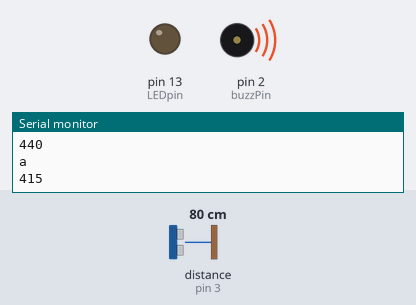
This sketch was run on a simulated Arduino Uno, built with avr-gcc and run on an emulated ATmega328P. Parts: output pins drawn as LEDs (lit = HIGH), buzzer (waves = sounding), the last lines printed to the serial monitor. Wiring (inferred from the names in the program): ultrasonic range finder: trigger pin 4; echo pin 3. Inputs (shaded band) come from the test bench; at power-on: distance to the obstacle (sensor on pin 3) 80 cm. The echo pulse lasts 58.3 µs per cm; pins used as bus, display or sensor lines are not drawn.

Above: at 1.65 s.
At 5.9 s:
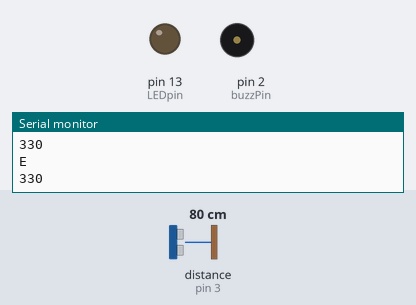
At 20.78 s:
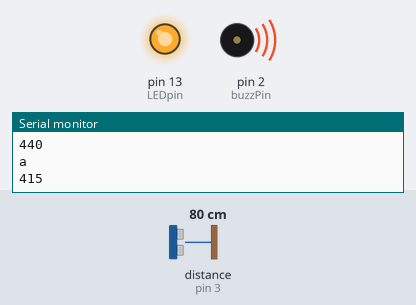
At 37.4 s:
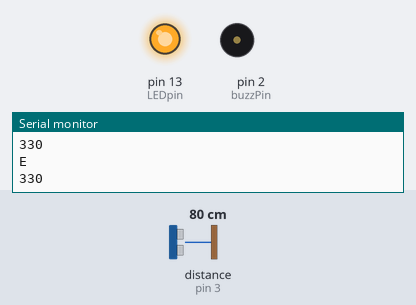
Timing chart, 0 to 38.9 s (numbered marks = the images above):
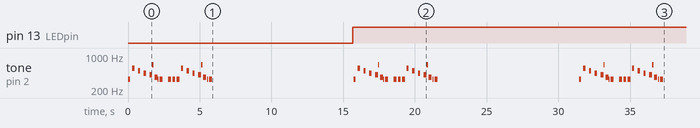

The sketch:

SocialDistanceCode.ino
```cpp
/* BTS Roll sensory device
 *  By: Kelsey Troeger Aliyah Nordstrom Luke Walker
 *
 *  Based on code from:
 *  Aubrey Walton
 *  University of West Florida 2020
 *  Based on coding from Mohd Sohail
 *  And
 *  "8 Bit Electronic Music Using a Vibrations From Piezo Buzzer" Instructable by JeanC117
 */

int trigPin = 4;
int echoPin = 3;
int buzzPin = 2;
int motorPin = 5;
int LEDpin = 13;

char notes[] = { 'E', 'd', 'B', 'A', 'a', 'F', 'H'};
//int freq[] = {165, 277, 247, 220, 208, 185, 329};
int freq[] = {330, 554, 494, 440, 415, 370, 659};
const int numNotes = 7;

void setup()
{
pinMode(trigPin, OUTPUT); //Negative side of Buzzer
pinMode(echoPin, INPUT); //Echopin on distance sensor
pinMode(buzzPin, OUTPUT); //Postive side of Buzzer
pinMode (LEDpin, OUTPUT); //LED on pin 13

Serial.begin(9600);
}

int songthatneverends(char note)
{
  for (int i=0; i<numNotes; ++i)
  {
    if(note == notes[i])
    {
      Serial.println(notes[i]);
      Serial.println(freq[i]);
      return freq[i];
    }
  }
  Serial.println("returning default");
  return 0;
}
void playsong()
{
 //Cause ah, ah, I'm in the stars tonight
tone(buzzPin, songthatneverends('E'), 150);
delay(300);
tone(buzzPin, songthatneverends('d'), 150);
delay(400);
tone(buzzPin, songthatneverends('B'), 150);
delay(400);
tone(buzzPin, songthatneverends('A'), 150);
delay(400);
tone(buzzPin, songthatneverends('a'), 200);
delay(200);
tone(buzzPin, songthatneverends('H'), 100);
delay(150);
tone(buzzPin, songthatneverends('F'), 200);
delay(200);
tone(buzzPin, songthatneverends('E'), 100);
delay(150);
tone(buzzPin, songthatneverends('E'), 200);
delay(600);

//So watch me bring the fire set the night alight
tone(buzzPin, songthatneverends('E'), 200);
delay(300);
tone(buzzPin, songthatneverends('E'), 200);
delay(300);
tone(buzzPin, songthatneverends('E'), 200);
delay(300);
tone(buzzPin, songthatneverends('d'), 150);
delay(400);
tone(buzzPin, songthatneverends('B'), 150);
delay(400);
tone(buzzPin, songthatneverends('A'), 150);
delay(400);
tone(buzzPin, songthatneverends('a'), 200);
delay(200);
tone(buzzPin, songthatneverends('H'), 100);
delay(150);
tone(buzzPin, songthatneverends('F'), 200);
delay(250);
tone(buzzPin, songthatneverends('E'), 100);
delay(150);
tone(buzzPin, songthatneverends('E'), 200);

}
void loop()
{

int duration, distance;

digitalWrite(trigPin, HIGH); //buzzer turns on
delay(1); //wait
digitalWrite(trigPin, LOW); //buzzer turns off

duration = pulseIn(echoPin, HIGH); //distance sensor on

distance = (duration/2) / 29.1; // ensure distance variable is set to 6 feet

if (distance <= 100 && distance >= 0) {

playsong();
delay(10000);
digitalWrite(LEDpin, HIGH); // if distance is greater than 6 feet, LED turns on
} else {

digitalWrite(buzzPin, LOW); //if distance is less than 6 feet, buzzer turns off
digitalWrite(LEDpin, LOW); // if distance is less than 6 feet, LED turns off
}

delay(60);


}
```

Measured:
- by itself, pin 13 (LEDpin): LOW → HIGH at 15.7 s
- by itself, tone on pin 2 (buzzPin): plays 330 Hz for 0.15 s, 554 Hz for 0.15 s, 494 Hz for 0.15 s, 440 Hz for 0.15 s, 415 Hz for 0.20 s, 659 Hz for 0.10 s … (60 notes in this stretch)
